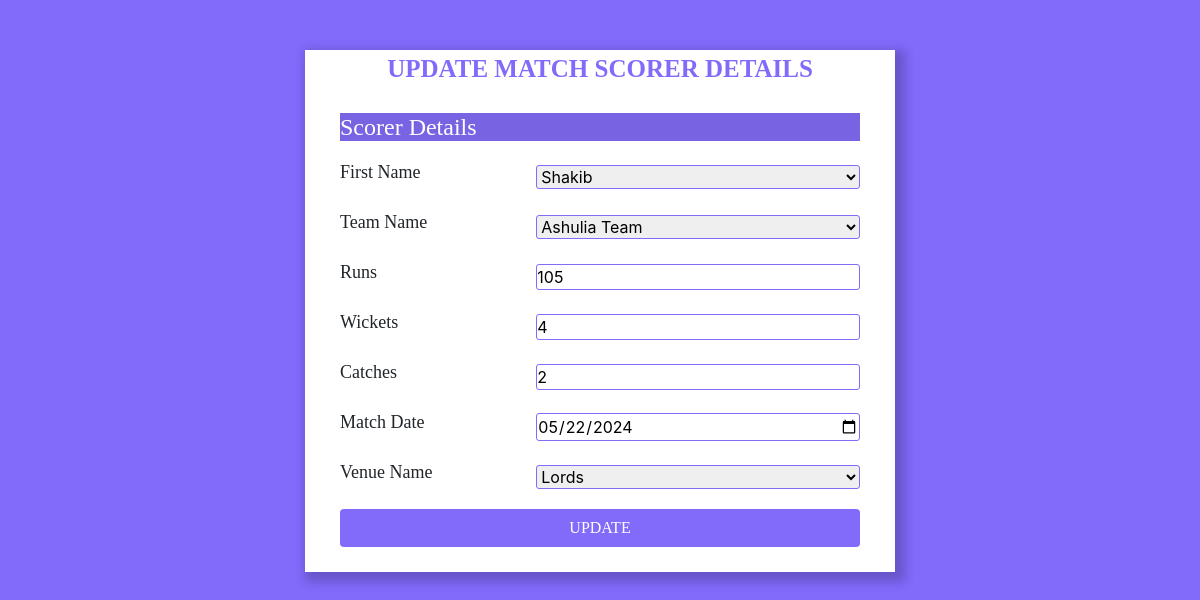
The page /Cricket-Club-Player-Achievement/match_scorer_update.php?scorer_id=2 (signed in) on the database its author committed.
### tables this page shows
CREATE TABLE `Scorer` (
  `scorer_id` int(11) NOT NULL,
  `player_id` int(11) NOT NULL,
  `runs` int(11) DEFAULT 0,
  `wickets` int(11) DEFAULT 0,
  `catches` int(11) DEFAULT 0,
  `match_id` int(11) DEFAULT NULL
);

CREATE TABLE `Player` (
  `player_id` int(11) NOT NULL,
  `first_name` varchar(50) NOT NULL,
  `middle_name` varchar(50) DEFAULT NULL,
  `last_name` varchar(50) NOT NULL,
  `email` varchar(100) NOT NULL,
  `phone_number` varchar(20) NOT NULL,
  `nationality` varchar(50) NOT NULL,
  `dob` date NOT NULL,
  `age` int(11) DEFAULT NULL CHECK (`age` > 12)
);

CREATE TABLE `Contracts` (
  `contract_id` int(11) NOT NULL,
  `player_id` int(11) NOT NULL,
  `total_amount` int(11) DEFAULT NULL,
  `terms` text DEFAULT NULL,
  `start_date` date DEFAULT NULL,
  `end_date` date DEFAULT NULL,
  `club_id` int(11) DEFAULT NULL,
  `team_id` int(11) DEFAULT NULL
);

CREATE TABLE `Team` (
  `team_id` int(11) NOT NULL,
  `team_name` varchar(50) NOT NULL,
  `club_id` int(11) NOT NULL
);

CREATE TABLE `Matches` (
  `match_id` int(11) NOT NULL,
  `match_date` date NOT NULL,
  `home_team_id` int(11) NOT NULL,
  `away_team_id` int(11) NOT NULL,
  `result` varchar(50) DEFAULT NULL,
  `venue_id` int(11) NOT NULL
);

### Cricket-Club-Player-Achievement/match_scorer_update.php (the view, shortened to what this page needs)
<?php
include("database.php");
if (isset($_GET['scorer_id'])) {
    $scorer_id = $_GET['scorer_id'];
    $query_scorer = "SELECT * FROM Scorer
                     NATURAL JOIN Player
                     NATURAL JOIN Matches
                     NATURAL JOIN Venue
                     NATURAL JOIN Contracts
                     NATURAL JOIN Team
                     WHERE scorer_id = '$scorer_id'";
    $result_scorer = mysqli_query($conn, $query_scorer);
    $row = mysqli_fetch_assoc($result_scorer);
} else {
    echo "<script>alert('No scorer selected!'); window.location='match_best_scorer.php';</script>";
}
?>
<!DOCTYPE html>
<html lang="en">
<head>
    <link rel="stylesheet" href="https://stackpath.bootstrapcdn.com/bootstrap/4.5.2/css/bootstrap.min.css">
    <link rel="stylesheet" href="./style.css">
</head>
<body>
    <div class="container">
        <div class="title">UPDATE MATCH SCORER DETAILS</div>
        <form action="#" method="POST">
            <div class="form">
                <h4 class="section">Scorer Details</h4>
                <div class="inputField">
                    <label>First Name</label>
                    <select class="input" name="player_id" required>
                        <?php
                        $query_players = "SELECT * FROM Player";
                        $result_players = mysqli_query($conn, $query_players);
                        while($player = mysqli_fetch_assoc($result_players)) { ?>
                            <option value="<?php echo $player['player_id']; ?>" <?php if($player['player_id'] == $row['player_id']) echo 'selected'; ?>><?php echo $player['first_name']; ?></option>
                        <?php } ?>
                    </select>
                </div>
                <div class="inputField">
                    <label>Team Name</label>
                    <select class="input" name="team_id" required>
                        <?php
                        $query_teams = "SELECT * FROM Team";
                        $result_teams = mysqli_query($conn, $query_teams);
                        while($team = mysqli_fetch_assoc($result_teams)) { ?>
                            <option value="<?php echo $team['team_id']; ?>" <?php if($team['team_id'] == $row['team_id']) echo 'selected'; ?>><?php echo $team['team_name']; ?></option>
                        <?php } ?>
                    </select>
                </div>
                <div class="inputField">
                    <label>Runs</label>
                    <input type="number" class="input" value="<?php echo $row['runs']; ?>" name="runs" required>
                </div>
                <div class="inputField">
                    <label>Wickets</label>
                    <input type="number" class="input" value="<?php echo $row['wickets']; ?>" name="wickets" required>
                </div>
                <div class="inputField">
                    <label>Catches</label>
                    <input type="number" class="input" value="<?php echo $row['catches']; ?>" name="catches" required>
                </div>
                <div class="inputField">
                    <label>Match Date</label>
                    <input type="date" class="input" value="<?php echo $row['match_date']; ?>" name="match_date" required>
                </div>
                <div class="inputField">
                    <label>Venue Name</label>
                    <select class="input" name="venue_name" required>
                        <?php
                        $query_venues = "SELECT * FROM Venue";
                        $result_venues = mysqli_query($conn, $query_venues);
                        while($venue = mysqli_fetch_assoc($result_venues)) { ?>
                            <option value="<?php echo $venue['venue_name']; ?>" <?php if($venue['venue_name'] == $row['venue_name']) echo 'selected'; ?>><?php echo $venue['venue_name']; ?></option>
                        <?php } ?>
                    </select>
                </div>
                <div class="inputField">
                    <input type="submit" value="UPDATE" class="btn" name="update">
                </div>
            </div>
        </form>
    </div>
</body>
</html>

### Cricket-Club-Player-Achievement/style.css (style rules this page uses)
* { margin: 0; padding: 0; box-sizing: border-box; }
body { background-color: rgb(130, 106, 251); padding: 0 10px; }
.container { max-height: 1000px; width: 50%; background-color: white; margin: 50px auto; box-shadow: 5px 5px 10px 5px rgba(0, 0, 0, 0.2); }
.container .title { text-align: center; font-size: 25px; font-weight: 700; margin-top: 25px; margin-bottom: 25px; color: rgb(130, 106, 251); text-transform: uppercase; font-family: 'Times New Roman', Times, serif; }
.container .form { width: 100%; padding: 0 20px; }
.container .form .section { display: flex; justify-content: space-between; margin-bottom: 18px; text-align: center; font-family: 'Times New Roman', Times, serif; color:white; background-color: rgb(120, 99, 226); }
.container .form .inputField { margin-bottom: 15px; display: flex; align-items: center; }
.container .form .inputField label { width: 300px; font-size: 18px; margin-right: 10px; font-family: 'Times New Roman', Times, serif; }
.container .form .inputField .input { border: 1px solid rgb(130, 106, 251); width: 100%; border-radius: 3px; transition: all 0.3s ease; }
.container .form .inputField .btn { width: 100%; background-color: rgb(130, 106, 251); color: white; cursor: pointer; margin-bottom: 25px; font-family: 'Times New Roman', Times, serif; }

### rows shown on the page
scorer: player_id "Shakib", runs "105", wickets "4", catches "2", match_date "05/22/2024"
contracts: team_id "Ashulia Team"

### other values the page prints
form field venue_name "Lords"
